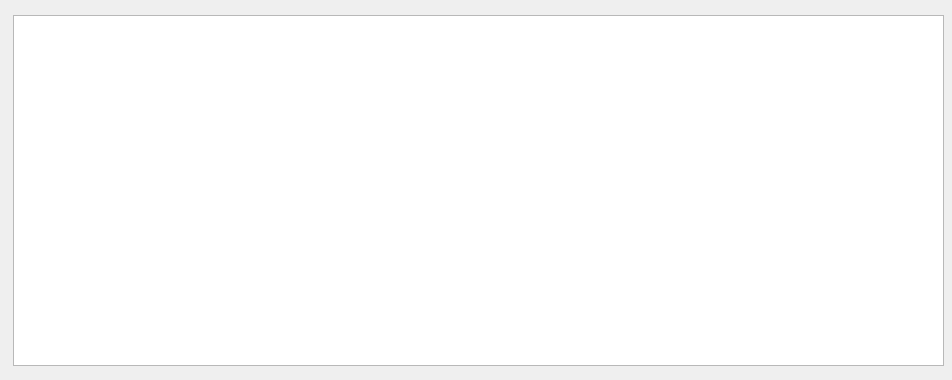
<?xml version="1.0" encoding="UTF-8"?>
<ui version="4.0">
 <class>MerchantPage</class>
 <widget class="QWidget" name="MerchantPage">
  <property name="geometry">
   <rect>
    <x>0</x>
    <y>0</y>
    <width>952</width>
    <height>380</height>
   </rect>
  </property>
  <property name="windowTitle">
   <string>Merchants</string>
  </property>
  <widget class="QTextBrowser" name="webView">
   <property name="enabled">
    <bool>true</bool>
   </property>
   <property name="geometry">
    <rect>
     <x>13</x>
     <y>15</y>
     <width>931</width>
     <height>351</height>
    </rect>
   </property>
   <property name="sizePolicy">
    <sizepolicy hsizetype="Expanding" vsizetype="Expanding">
     <horstretch>0</horstretch>
     <verstretch>0</verstretch>
    </sizepolicy>
   </property>
   <property name="html">
    <string>&lt;!DOCTYPE HTML PUBLIC &quot;-//W3C//DTD HTML 4.0//EN&quot; &quot;http://www.w3.org/TR/REC-html40/strict.dtd&quot;&gt;
&lt;html&gt;&lt;head&gt;&lt;meta name=&quot;qrichtext&quot; content=&quot;1&quot; /&gt;&lt;style type=&quot;text/css&quot;&gt;
p, li { white-space: pre-wrap; }
&lt;/style&gt;&lt;/head&gt;&lt;body style=&quot; font-family:'Sans Serif'; font-size:9pt; font-weight:400; font-style:normal;&quot;&gt;
&lt;p align=&quot;center&quot; style=&quot;-qt-paragraph-type:empty; margin-top:0px; margin-bottom:0px; margin-left:0px; margin-right:0px; -qt-block-indent:0; text-indent:0px;&quot;&gt;&lt;br /&gt;&lt;/p&gt;&lt;/body&gt;&lt;/html&gt;</string>
   </property>
   <property name="openExternalLinks">
    <bool>true</bool>
   </property>
   <property name="openLinks">
    <bool>true</bool>
   </property>
  </widget>
 </widget>
 <resources/>
 <connections/>
</ui>
